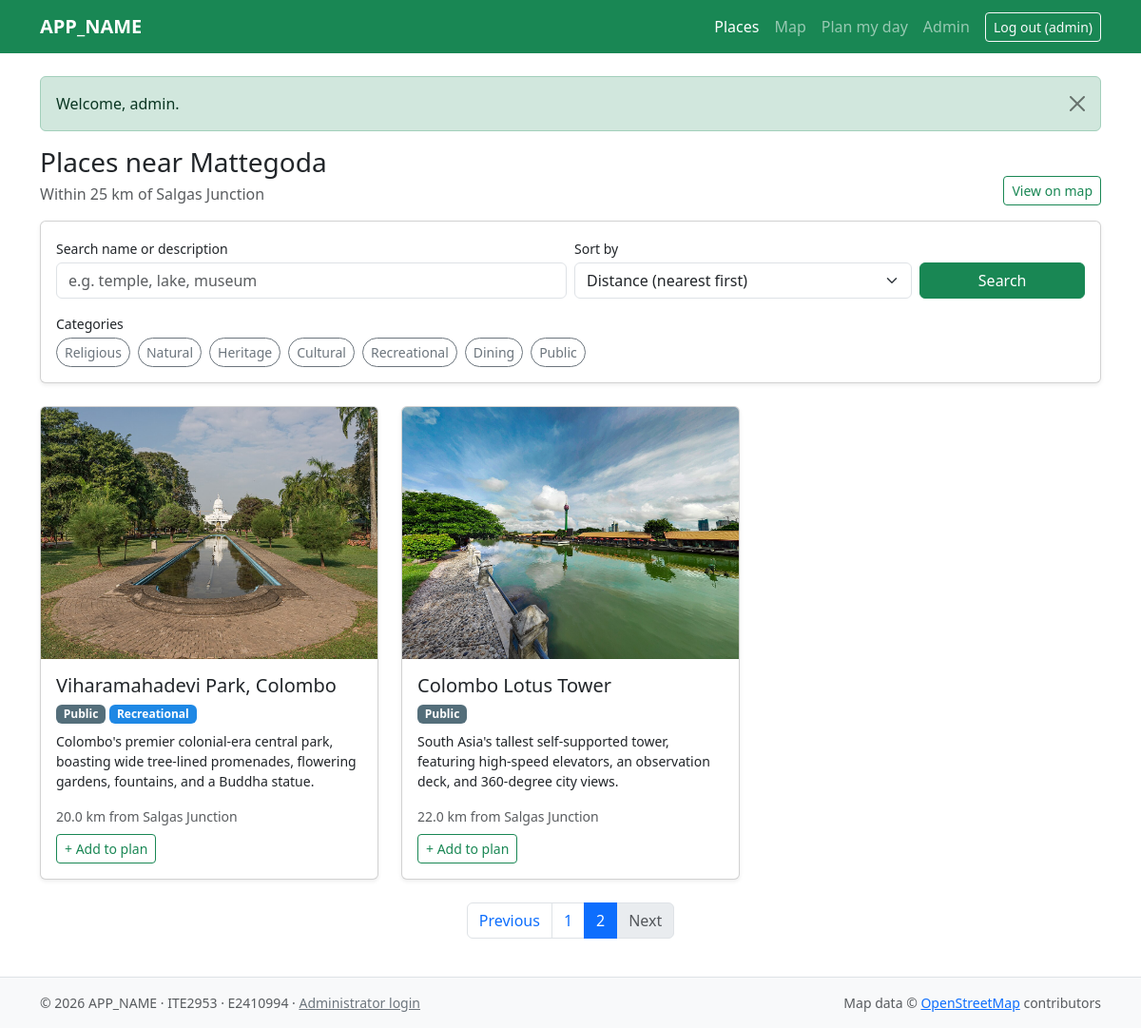
/index.php?sort=distance_asc&page=2 (signed in), run on the app's committed database.
### tables this page shows
CREATE TABLE category (
  category_id  TINYINT UNSIGNED NOT NULL AUTO_INCREMENT,
  name         VARCHAR(30) NOT NULL,
  badge_colour CHAR(7)     NOT NULL,
  marker_icon  VARCHAR(50) NULL,
  PRIMARY KEY (category_id),
  UNIQUE KEY uq_category_name (name)
);

CREATE TABLE place (
  place_id           INT UNSIGNED NOT NULL AUTO_INCREMENT,
  name               VARCHAR(120) NOT NULL,
  summary            VARCHAR(200) NOT NULL,
  description        TEXT         NOT NULL,
  latitude           DECIMAL(9,6) NOT NULL,
  longitude          DECIMAL(9,6) NOT NULL,
  access_point       VARCHAR(150) NULL,
  opening_time       TIME NULL,
  closing_time       TIME NULL,
  closed_days        SET('Mon','Tue','Wed','Thu','Fri','Sat','Sun','Poya') NOT NULL DEFAULT '',
  entry_fee          VARCHAR(120) NULL,
  best_time          VARCHAR(120) NULL,
  visit_duration_min SMALLINT UNSIGNED NULL,
  travel_tips        TEXT NULL,
  facilities         VARCHAR(255) NULL,
  distance_km        DECIMAL(5,2) NULL,
  travel_min         SMALLINT UNSIGNED NULL,
  info_source        VARCHAR(255) NULL,
  is_active          TINYINT(1) NOT NULL DEFAULT 1,
  created_at         DATETIME NOT NULL DEFAULT CURRENT_TIMESTAMP,
  updated_at         DATETIME NOT NULL DEFAULT CURRENT_TIMESTAMP ON UPDATE CURRENT_TIMESTAMP,
  PRIMARY KEY (place_id),
  KEY idx_place_active_distance (is_active, distance_km)
);

### includes/bootstrap.php (called while the page is built, shortened)
<?php
require_once __DIR__ . '/helpers.php';
spl_autoload_register(function (string $class): void {
    $file = __DIR__ . '/../src/' . $class . '.php';
});

### src/Database.php (called while the page is built, shortened)
<?php
final class Database
{
    private static ?PDO $pdo = null;
    public static function getConnection(): PDO
    {
        if (self::$pdo === null) {
            $dsn = sprintf(
                'mysql:host=%s;port=%d;dbname=%s;charset=utf8mb4',
                DB_HOST, DB_PORT, DB_NAME
            );
            self::$pdo = new PDO($dsn, DB_USER, DB_PASS, [
                PDO::ATTR_ERRMODE            => PDO::ERRMODE_EXCEPTION,
                PDO::ATTR_DEFAULT_FETCH_MODE => PDO::FETCH_ASSOC,
                PDO::ATTR_EMULATE_PREPARES   => false,
            ]);
        }
        return self::$pdo;
    }
}

### src/Category.php (called while the page is built, shortened)
<?php
final class Category
{
    private static ?array $cache = null;
    public static function findAll(): array
    {
        if (self::$cache === null) {
            self::$cache = [];
            $rows = Database::getConnection()
                ->query('SELECT category_id, name, badge_colour, marker_icon FROM category ORDER BY category_id')
                ->fetchAll();
            foreach ($rows as $r) {
                self::$cache[(int) $r['category_id']] = new self(
                    (int) $r['category_id'],
                    $r['name'],
                    $r['badge_colour'],
                    $r['marker_icon']
                );
            }
        }
        return self::$cache;
    }
}

### includes/helpers.php (called while the page is built, shortened)
<?php
function h(?string $value): string
{
    return htmlspecialchars($value ?? '', ENT_QUOTES | ENT_SUBSTITUTE, 'UTF-8');
}
function url(string $path = ''): string
{
    return BASE_URL . '/' . ltrim($path, '/');
}
function selected_categories(array $all): array
{
    $selected = [];
    return array_values(array_unique($selected));
}
function search_keyword(): string
{
    $q = is_string($_GET['q'] ?? null) ? trim($_GET['q']) : '';
    return mb_substr($q, 0, 100);
}
function filter_query(array $categories, string $q): string
{
    return http_build_query(array_filter(['cat' => $categories, 'q' => $q], fn($v) => $v !== '' && $v !== []));
}

### src/Place.php (called while the page is built, shortened)
<?php
final class Place
{
    public readonly array $categoryIds;
    private function __construct(array $row)
    {
        $float = fn(string $k): ?float => isset($row[$k]) ? (float) $row[$k] : null;
        $this->placeId     = (int) $row['place_id'];
        $this->name        = $row['name'];
        $this->summary     = $row['summary'] ?? '';
        $this->distanceKm  = $float('distance_km');
        $this->categoryIds = isset($row['category_ids'])
            ? array_map('intval', explode(',', $row['category_ids']))
            : [];
        $this->thumbPath   = $row['thumb_path'] ?? null;
    }
    public static function findAll(array $filters = [], string $sort = 'distance_asc'): array
    {
        $orderBy = self::SORTS[$sort] ?? self::SORTS['distance_asc'];
        $where   = ['p.is_active = 1'];
        $params  = [];
        $categoryIds = $filters['categories'] ?? [];
        $keyword = trim($filters['q'] ?? '');
        $sql = 'SELECT p.place_id, p.name, p.summary, p.distance_km, p.latitude, p.longitude,
                       p.opening_time, p.closing_time, p.closed_days, p.visit_duration_min, p.travel_tips,
                       GROUP_CONCAT(pc.category_id ORDER BY pc.is_primary DESC, pc.category_id) AS category_ids,
                       (SELECT ph.file_path
                          FROM place_photo ph
                         WHERE ph.place_id = p.place_id
                         ORDER BY ph.sort_order, ph.photo_id
                         LIMIT 1) AS thumb_path
                  FROM place p
                  LEFT JOIN place_category pc ON pc.place_id = p.place_id
                 WHERE ' . implode(' AND ', $where) . '
                 GROUP BY p.place_id, p.name, p.summary, p.distance_km, p.latitude, p.longitude,
                          p.opening_time, p.closing_time, p.closed_days, p.visit_duration_min, p.travel_tips
                 ORDER BY ' . $orderBy;
        $stmt = Database::getConnection()->prepare($sql);
        $stmt->execute($params);
        return array_map(fn(array $row) => new self($row), $stmt->fetchAll());
    }
    public function getCategories(): array
    {
        $all = Category::findAll();
        return array_values(array_filter(
            array_map(fn(int $id) => $all[$id] ?? null, $this->categoryIds)
        ));
    }
}

### index.php (the view, shortened to what this page needs)
<?php
require __DIR__ . '/includes/bootstrap.php';
$sortOptions = [
    'distance_asc'  => 'Distance (nearest first)',
    'distance_desc' => 'Distance (farthest first)',
    'name'          => 'Name (A–Z)',
];
$sort = $_GET['sort'] ?? 'distance_asc';
$allCategories = Category::findAll();
$selected      = selected_categories($allCategories);
$q             = search_keyword();
$mapUrl        = url('map.php' . (filter_query($selected, $q) !== '' ? '?' . filter_query($selected, $q) : ''));
$places     = Place::findAll(['categories' => $selected, 'q' => $q], $sort);
$total      = count($places);
$totalPages = max(1, (int) ceil($total / PER_PAGE));
$page       = filter_input(INPUT_GET, 'page', FILTER_VALIDATE_INT, ['options' => ['min_range' => 1]]) ?: 1;
$page       = min($page, $totalPages);
$pagePlaces = array_slice($places, ($page - 1) * PER_PAGE, PER_PAGE);
$baseQuery = array_filter(['q' => $q, 'cat' => $selected, 'sort' => $sort], fn($v) => $v !== '' && $v !== []);
$pageUrl   = fn(int $n): string => url('index.php?' . http_build_query($baseQuery + ['page' => $n]));
$clearUrl  = url('index.php?' . http_build_query(['sort' => $sort]));
require __DIR__ . '/includes/header.php';
?>
<div class="d-flex flex-wrap justify-content-between align-items-end gap-2 mb-3">
  <div>
    <h1 class="h3 mb-1">Places near Mattegoda</h1>
    <p class="text-muted mb-0">Within 25 km of Salgas Junction</p>
  </div>
  <a class="btn btn-outline-success btn-sm" href="<?= h($mapUrl) ?>">View on map</a>
</div>
<form method="get" class="card card-body shadow-sm mb-4" role="search" aria-label="Filter places">
  <div class="row g-2 align-items-end">
    <div class="col-md-6">
      <label for="q" class="form-label small mb-1">Search name or description</label>
      <input type="search" id="q" name="q" class="form-control" value="<?= h($q) ?>"
             maxlength="100" placeholder="e.g. temple, lake, museum">
    </div>
    <div class="col-7 col-md-4">
      <label for="sort" class="form-label small mb-1">Sort by</label>
      <select id="sort" name="sort" class="form-select" onchange="this.form.submit()">
        <?php foreach ($sortOptions as $value => $label): ?>
          <option value="<?= h($value) ?>" <?= $value === $sort ? 'selected' : '' ?>><?= h($label) ?></option>
        <?php endforeach; ?>
      </select>
    </div>
    <div class="col-5 col-md-2 d-grid">
      <button type="submit" class="btn btn-success">Search</button>
    </div>
  </div>
  <fieldset class="mt-3">
    <legend class="form-label small mb-1">Categories</legend>
    <div class="d-flex flex-wrap gap-2">
      <?php foreach ($allCategories as $cat): ?>
        <?php $id = 'cat-' . $cat->categoryId; ?>
        <label class="btn btn-sm btn-outline-secondary rounded-pill" for="<?= $id ?>">
          <?= h(ucfirst($cat->name)) ?>
        </label>
      <?php endforeach; ?>
    </div>
  </fieldset>
</form>
<?php if ($total === 0): ?>
  <div class="text-center py-5" aria-live="polite">
    <p class="lead mb-3">No places found</p>
    <a class="btn btn-outline-success" href="<?= h($clearUrl) ?>">Clear all filters</a>
  </div>
<?php else: ?>
  <div class="row row-cols-1 row-cols-sm-2 row-cols-lg-3 g-4">
    <?php foreach ($pagePlaces as $place): ?>
      <div class="col">
        <article class="card h-100 place-card shadow-sm">
          <img src="<?= h(url($place->thumbPath ?? 'assets/img/placeholder.svg')) ?>"
               class="card-img-top" alt="<?= h($place->name) ?>" loading="lazy">
          <div class="card-body d-flex flex-column">
            <h2 class="h5 card-title">
              <a class="stretched-link text-decoration-none text-reset"
                 href="<?= h(url('place.php?id=' . $place->placeId)) ?>"><?= h($place->name) ?></a>
            </h2>
            <div class="mb-2 d-flex flex-wrap gap-1">
              <?php foreach ($place->getCategories() as $cat): ?>
                <span class="badge badge-cat" style="background-color: <?= h($cat->badgeColour) ?>">
                  <?= h(ucfirst($cat->name)) ?>
                </span>
              <?php endforeach; ?>
            </div>
            <p class="card-text small flex-grow-1"><?= h($place->summary) ?></p>
            <p class="card-text small text-muted mb-0">
              <?= $place->distanceKm !== null
                    ? h(number_format($place->distanceKm, 1)) . ' km from Salgas Junction'
                    : 'Distance not available' ?>
            </p>
            <button type="button" class="btn btn-sm btn-outline-success btn-plan mt-2 align-self-start"
                    data-add-to-plan="<?= $place->placeId ?>" data-name="<?= h($place->name) ?>">+ Add to plan</button>
          </div>
        </article>
      </div>
    <?php endforeach; ?>
  </div>
  <?php if ($totalPages > 1): ?>
    <nav class="mt-4" aria-label="Place list pages">
      <ul class="pagination justify-content-center">
        <li class="page-item <?= $page === 1 ? 'disabled' : '' ?>">
          <a class="page-link" href="<?= h($pageUrl($page - 1)) ?>"
             <?= $page === 1 ? 'tabindex="-1" aria-disabled="true"' : '' ?>>Previous</a>
        </li>
        <?php for ($n = 1; $n <= $totalPages; $n++): ?>
          <li class="page-item <?= $n === $page ? 'active' : '' ?>">
            <a class="page-link" href="<?= h($pageUrl($n)) ?>"
               <?= $n === $page ? 'aria-current="page"' : '' ?>><?= $n ?></a>
          </li>
        <?php endfor; ?>
        <li class="page-item <?= $page === $totalPages ? 'disabled' : '' ?>">
          <a class="page-link" href="<?= h($pageUrl($page + 1)) ?>"
             <?= $page === $totalPages ? 'tabindex="-1" aria-disabled="true"' : '' ?>>Next</a>
        </li>
      </ul>
    </nav>
  <?php endif; ?>
<?php endif; ?>
<?php require __DIR__ . '/includes/footer.php'; ?>

### assets/css/style.css (style rules this page uses)
.place-card img { aspect-ratio: 4 / 3; object-fit: cover; }
.badge-cat { color: #fff; }
.place-card { transition: transform .15s ease, box-shadow .15s ease; }
.btn-plan { position: relative; z-index: 2; }

### data on the page
category: name "Religious"
category: name "Natural"
category: name "Heritage"
category: name "Cultural"
category: name "Recreational"
category: name "Dining"
category: name "Public"
place: shows a picture, name "Viharamahadevi Park, Colombo", summary "Colombo's premier colonial-era central park, boasting wide tree-lined promenades, flowering gardens, fountains, and a Buddha statue.", distance_km "20.0"
place: shows a picture, name "Colombo Lotus Tower", summary "South Asia's tallest self-supported tower, featuring high-speed elevators, an observation deck, and 360-degree city views.", distance_km "22.0"

### other printed values
APP_NAME "APP_NAME"
$label "Places"
$label "Map"
$label "Plan my day"
$label "Admin"
$_SESSION['admin_name'] "admin"
$f['message'] "Welcome, admin."
form field sort "Distance (nearest first)"
